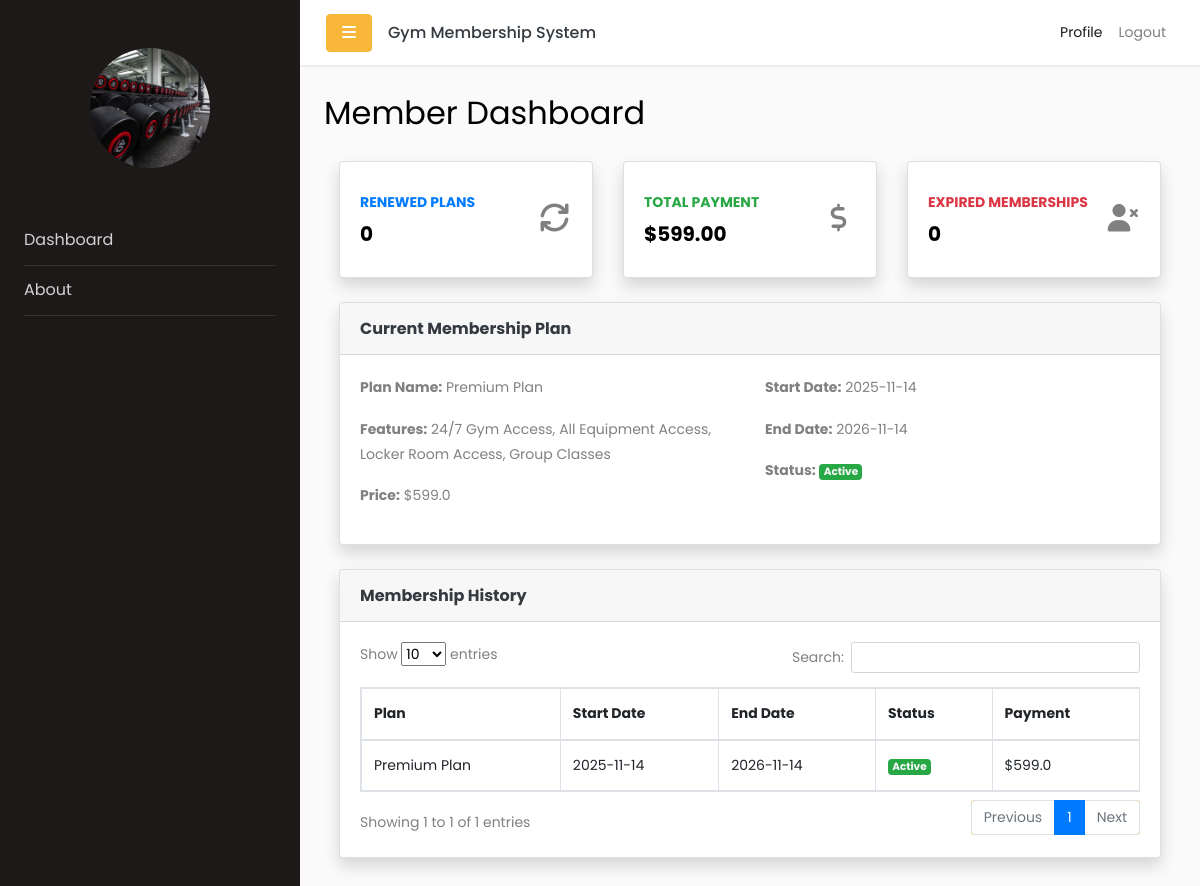
Before: /member/dashboard (signed in) with the older database file.
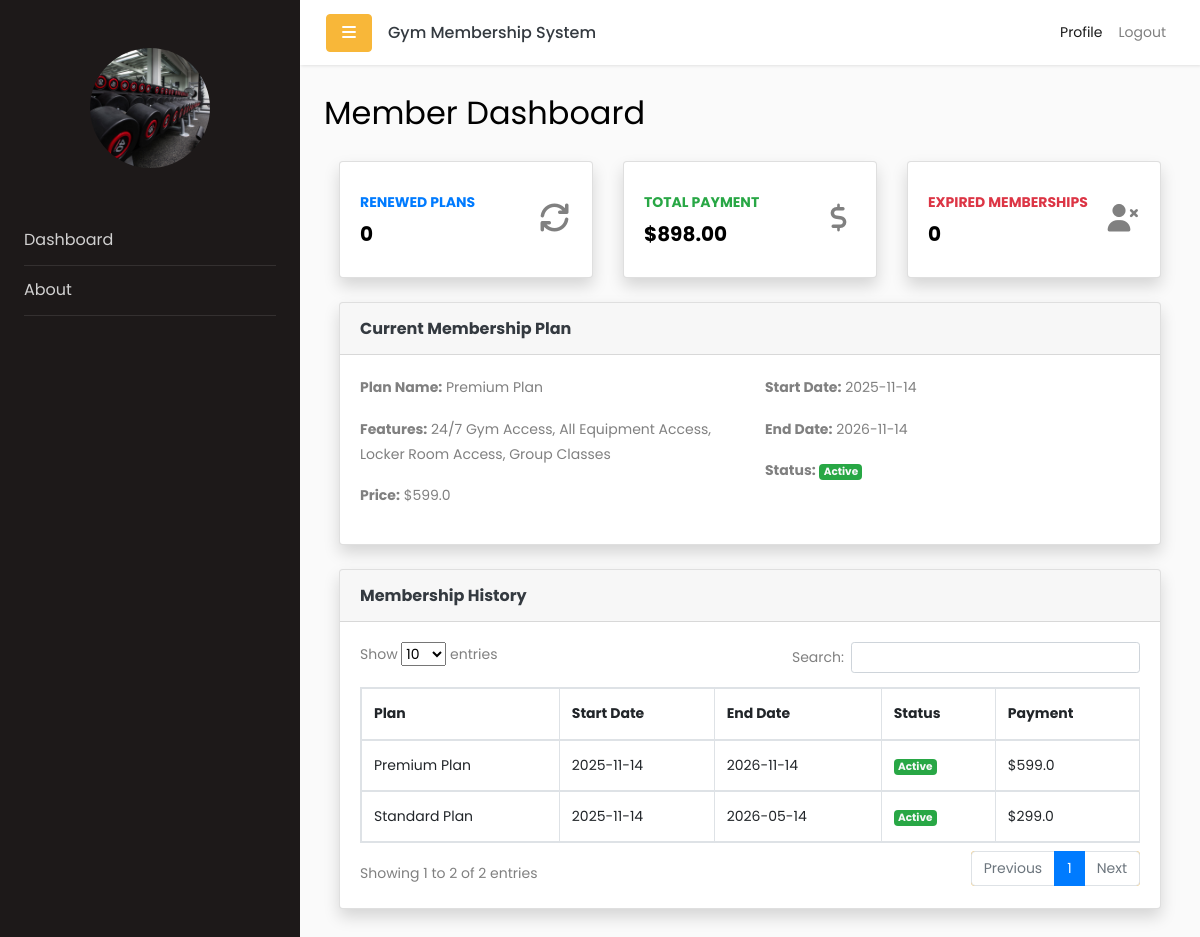
After: the same page with the newer database file.
### app/models.py (models this page shows)
class MembershipPlan(db.Model):
    __tablename__ = 'membership_plans'
    id = db.Column(db.Integer, primary_key=True)
    name = db.Column(db.String(100), nullable=False)
    features = db.Column(db.Text)
    price = db.Column(db.Float, nullable=False)
    duration_months = db.Column(db.Integer, nullable=False)  # Duration in months
    status = db.Column(db.String(20), default='available')  # 'available' or 'unavailable'
    created_at = db.Column(db.DateTime, default=lambda: datetime.now(timezone.utc))

class Membership(db.Model):
    __tablename__ = 'memberships'
    id = db.Column(db.Integer, primary_key=True)
    member_id = db.Column(db.Integer, db.ForeignKey('users.id'), nullable=False)
    plan_id = db.Column(db.Integer, db.ForeignKey('membership_plans.id'), nullable=False)
    start_date = db.Column(db.DateTime, nullable=False)
    end_date = db.Column(db.DateTime, nullable=False)
    paymentMethod = db.Column(db.String(100))  # e.g., 'credit_card', 'cash', etc.
    status = db.Column(db.String(20), default='active')  # 'active', 'expired', 'cancelled'
    created_at = db.Column(db.DateTime, default=lambda: datetime.now(timezone.utc))
    user = db.relationship('User', backref=db.backref('memberships', lazy=True))
    plan = db.relationship('MembershipPlan', backref=db.backref('memberships', lazy=True))

### app/routes/member_routes.py (the view)
@member_bp.route('/member/dashboard')
@login_required
@role_required('member')
def member_dashboard():
    from flask_login import current_user
    from app.models import Membership, MembershipPlan, MembershipRenewal, db
    memberships = Membership.query.filter_by(member_id=current_user.id).order_by(Membership.start_date.desc()).all()
    membership_history = []
    total_payment = 0
    expired_count = 0
    renewed_count = 0
    current_membership = None
    current_plan = None
    for m in memberships:
        plan = MembershipPlan.query.get(m.plan_id)
        membership_history.append((m, plan))
        total_payment += plan.price if plan else 0
        if m.status == 'expired':
            expired_count += 1
        if MembershipRenewal.query.filter_by(membership_id=m.id).count() > 0:
            renewed_count += 1
        if m.status == 'active' and not current_membership:
            current_membership = m
            current_plan = plan
    return render_template(
        'member/dashboard.html',
        renewed_count=renewed_count,
        total_payment=total_payment,
        expired_count=expired_count,
        current_membership=current_membership,
        current_plan=current_plan,
        membership_history=membership_history
    )

### app/__init__.py (called while the page is built)
@login_manager.user_loader
def load_user(user_id):
    return User.query.get(int(user_id))

### app/templates/member/dashboard.html (shortened to what this page needs)
{% extends 'base.html' %}
{% block content %}
<h2 class="mb-4">Member Dashboard</h2>
<div class="container-fluid">
    <div class="row">
        <div class="col-xl-4 col-md-6 mb-4">
            <div class="card border-left-primary shadow h-100 py-2">
                <div class="card-body">
                    <div class="row no-gutters align-items-center">
                        <div class="col mr-2">
                            <div class="text-xs font-weight-bold text-primary text-uppercase mb-1">Renewed Plans</div>
                            <div class="h5 mb-0 font-weight-bold text-gray-800">{{ renewed_count }}</div>
                        </div>
                        <div class="col-auto">
                            <i class="fas fa-sync fa-2x text-gray-300"></i>
                        </div>
                    </div>
                </div>
            </div>
        </div>
        <div class="col-xl-4 col-md-6 mb-4">
            <div class="card border-left-success shadow h-100 py-2">
                <div class="card-body">
                    <div class="row no-gutters align-items-center">
                        <div class="col mr-2">
                            <div class="text-xs font-weight-bold text-success text-uppercase mb-1">Total Payment</div>
                            <div class="h5 mb-0 font-weight-bold text-gray-800">${{ '{:,.2f}'.format(total_payment) }}</div>
                        </div>
                        <div class="col-auto">
                            <i class="fas fa-dollar-sign fa-2x text-gray-300"></i>
                        </div>
                    </div>
                </div>
            </div>
        </div>
        <div class="col-xl-4 col-md-6 mb-4">
            <div class="card border-left-danger shadow h-100 py-2">
                <div class="card-body">
                    <div class="row no-gutters align-items-center">
                        <div class="col mr-2">
                            <div class="text-xs font-weight-bold text-danger text-uppercase mb-1">Expired Memberships</div>
                            <div class="h5 mb-0 font-weight-bold text-gray-800">{{ expired_count }}</div>
                        </div>
                        <div class="col-auto">
                            <i class="fas fa-user-times fa-2x text-gray-300"></i>
                        </div>
                    </div>
                </div>
            </div>
        </div>
    </div>
    <div class="card shadow mb-4">
        <div class="card-header py-3">
            <h6 class="m-0 font-weight-bold text-dark">Current Membership Plan</h6>
        </div>
        <div class="card-body">
            {% if current_membership and current_plan %}
            <div class="row">
                <div class="col-md-6">
                    <p><strong>Plan Name:</strong> {{ current_plan.name }}</p>
                    <p><strong>Features:</strong> {{ current_plan.features }}</p>
                    <p><strong>Price:</strong> ${{ current_plan.price }}</p>
                </div>
                <div class="col-md-6">
                    <p><strong>Start Date:</strong> {{ current_membership.start_date.strftime('%Y-%m-%d') }}</p>
                    <p><strong>End Date:</strong> {{ current_membership.end_date.strftime('%Y-%m-%d') }}</p>
                    <p><strong>Status:</strong>
                        {% if current_membership.status == 'active' %}
                            <span class="badge bg-success text-light">Active</span>
                        {% elif current_membership.status == 'expired' %}
                            <span class="badge bg-danger text-light">Expired</span>
                        {% else %}
                            <span class="badge bg-secondary">{{ current_membership.status|capitalize }}</span>
                        {% endif %}
                    </p>
                </div>
            </div>
            {% else %}
            <p class="text-muted">No active membership plan found.</p>
            {% endif %}
        </div>
    </div>
    <div class="card shadow mb-4">
        <div class="card-header py-3">
            <h6 class="m-0 font-weight-bold text-dark">Membership History</h6>
        </div>
        <div class="card-body">
            <div class="table-responsive">
                <table class="table table-bordered" id="memberHistoryTable">
                    <thead>
                        <tr>
                            <th>Plan</th>
                            <th>Start Date</th>
                            <th>End Date</th>
                            <th>Status</th>
                            <th>Payment</th>
                        </tr>
                    </thead>
                    <tbody>
                        {% for membership, plan in membership_history %}
                        <tr>
                            <td>{{ plan.name }}</td>
                            <td>{{ membership.start_date.strftime('%Y-%m-%d') }}</td>
                            <td>{{ membership.end_date.strftime('%Y-%m-%d') }}</td>
                            <td>
                                {% if membership.status == 'active' %}
                                    <span class="badge bg-success text-light">Active</span>
                                {% elif membership.status == 'expired' %}
                                    <span class="badge bg-danger text-light">Expired</span>
                                {% else %}
                                    <span class="badge bg-secondary">{{ membership.status|capitalize }}</span>
                                {% endif %}
                            </td>
                            <td>${{ plan.price }}</td>
                        </tr>
                        {% else %}
                        <tr>
                            <td colspan="5" class="text-center text-muted">No membership history found.</td>
                        </tr>
                        {% endfor %}
                    </tbody>
                </table>
            </div>
        </div>
    </div>
</div>
{% endblock %}

### app/templates/base.html (shortened to what this page needs)
<!doctype html>
<html lang="en">
  <head>
    <link rel="stylesheet" href="https://stackpath.bootstrapcdn.com/font-awesome/4.7.0/css/font-awesome.min.css">
    <link rel="stylesheet" href="{{ url_for('static', filename='css/style.css') }}">
    <link rel="stylesheet" href="https://cdnjs.cloudflare.com/ajax/libs/font-awesome/7.0.1/css/all.min.css" />
    <link rel="stylesheet" href="https://cdn.datatables.net/1.13.7/css/dataTables.bootstrap5.min.css">
    <link href="https://cdn.jsdelivr.net/npm/select2@4.1.0-rc.0/dist/css/select2.min.css" rel="stylesheet" />
    <link href="https://cdn.jsdelivr.net/npm/select2-bootstrap-5-theme@1.3.0/dist/select2-bootstrap-5-theme.min.css" rel="stylesheet" />
  </head>
  <body>
    <div class="wrapper d-flex">
      {% include 'components/sidebar.html' %}
      <div id="content" class="flex-grow-1">
        {% include 'components/navbar.html' %}
        <main class="p-4">
          {% block content %}{% endblock %}
        </main>
      </div>
    </div>
  </body>
</html>

### app/templates/components/sidebar.html (shortened to what this page needs)
<nav id="sidebar">
  <div class="p-4 pt-5">
   <a href="#" class="img logo rounded-circle mb-5"
     style="background-image: url('{{ url_for("static", filename="images/logo.jpg") }}');"></a>
    <ul class="list-unstyled components mb-5">
      {% if current_user.is_authenticated %}
        {% if current_user.role == 'admin' %}
      <li class="{{ 'active' if request.endpoint == 'admin.admin_dashboard' }}">
        <a href="{{ url_for('admin.admin_dashboard') }}">Home</a>
      </li>
      <li class="{{ 'active' if request.endpoint == 'admin.membership' }}">
        <a href="{{ url_for('admin.membership') }}">Membership</a>
      </li>
      <li class="{{ 'active' if request.endpoint and request.endpoint.startswith('admin.manage') }}">
        <a href="#pageSubmenu" data-toggle="collapse" aria-expanded="false" class="dropdown-toggle">Manage</a>
        <ul class="collapse list-unstyled {{ 'show' if request.endpoint and request.endpoint.startswith('admin.manage') }}" id="pageSubmenu">
          <li class="{{ 'active' if request.endpoint == 'admin.manage_members' }}">
            <a href="{{ url_for('admin.manage_members') }}">Users </a>
          </li>
          <li class="{{ 'active' if request.endpoint == 'admin.manage_memberships' }}">
            <a href="{{ url_for('admin.manage_memberships') }}">Memberships</a>
          </li>
          <li class="{{ 'active' if request.endpoint == 'admin.manage_plans' }}">
            <a href="{{ url_for('admin.manage_plans') }}">Plans</a>
          </li>
          <li class="{{ 'active' if request.endpoint == 'admin.manage_renewal' }}">
            <a href="{{ url_for('admin.manage_renewal') }}">Renewal</a>
          </li>
        </ul>
      </li>
      {% elif current_user.role == 'member' %}
          <li class="{{ 'active' if request.endpoint == 'main.member_dashboard' }}">
            <a href="{{ url_for('member.member_dashboard') }}">Dashboard</a>
          </li>
        {% endif %}
      <li class="{{ 'active' if request.endpoint == 'main.about' }}">
        <a href="{{ url_for('main.about') }}">About</a>
      </li>
    </ul>
      {% endif %}
  </div>
</nav>

### app/templates/components/navbar.html
<nav class="navbar navbar-expand-lg navbar-light custom-navbar">
  <div class="container-fluid px-3">
    <button type="button" id="sidebarCollapse" class="btn btn-primary">
      <i class="fa fa-bars"></i>
    </button>
    <h6 class="m-0 ml-3 text-dark d-none d-md-block">Gym Membership System</h6>
    <div class="collapse navbar-collapse" id="navbarSupportedContent">
      <ul class="nav navbar-nav ml-auto">
        <li class="nav-item active"><a class="nav-link" href="{{ url_for('profile.profile')}}">Profile</a></li>
        <li class="nav-item"><a class="nav-link" href="{{ url_for('auth.logout') }}">Logout</a></li>
      </ul>
    </div>
  </div>
</nav>

Changed rows visible on the page:
added Membership: name "Standard Plan", start_date "2025-11-14", end_date "2026-05-14", status "Active", price "299.0"
Other visible differences:
{{ '{:,.2f}'.format(total_payment) }}: "599.00" → "898.00"
text written by a page script: "Show entries Search: Showing 1 to 1 of 1 entries Previous 1 Next" → "Show entries Search: Showing 1 to 2 of 2 entries Previous 1 Next"
